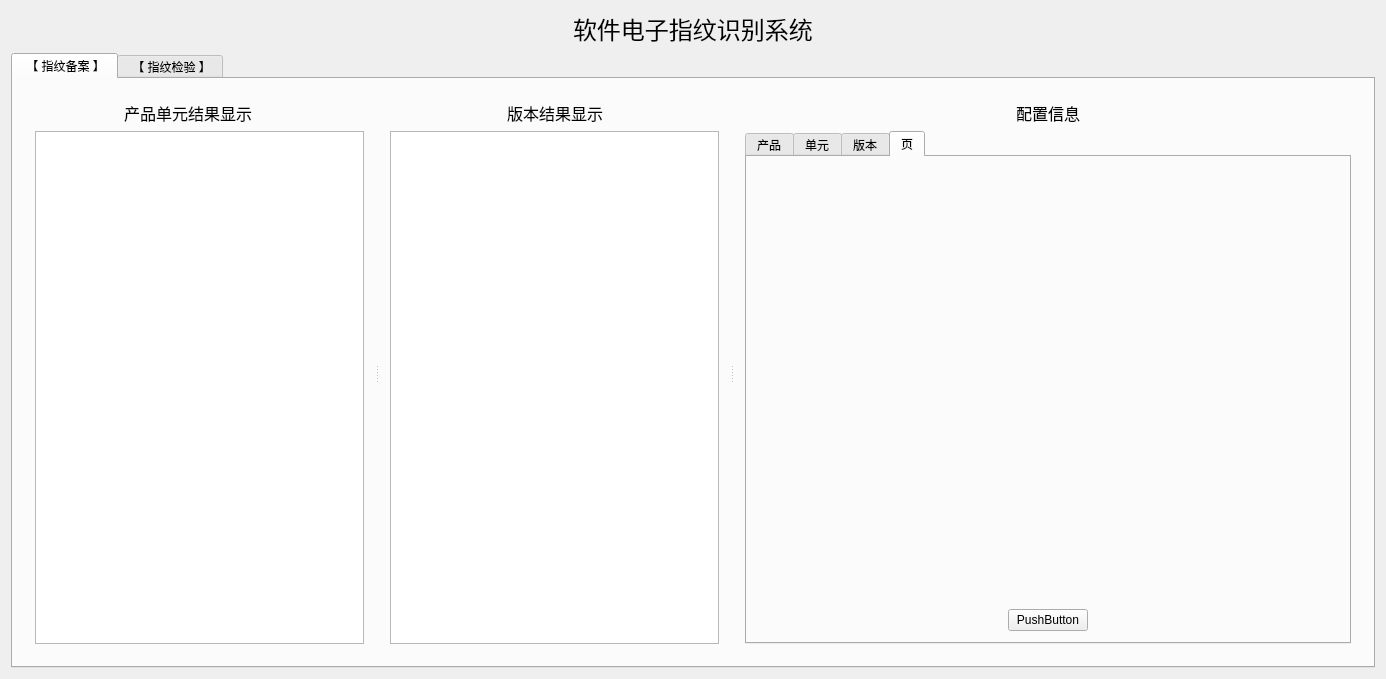
<?xml version="1.0" encoding="UTF-8"?>
<ui version="4.0">
 <class>Widget</class>
 <widget class="QWidget" name="Widget">
  <property name="geometry">
   <rect>
    <x>0</x>
    <y>0</y>
    <width>1386</width>
    <height>679</height>
   </rect>
  </property>
  <property name="windowTitle">
   <string>Widget</string>
  </property>
  <layout class="QGridLayout" name="gridLayout_3">
   <item row="0" column="0">
    <spacer name="horizontalSpacer">
     <property name="orientation">
      <enum>Qt::Horizontal</enum>
     </property>
     <property name="sizeHint" stdset="0">
      <size>
       <width>338</width>
       <height>20</height>
      </size>
     </property>
    </spacer>
   </item>
   <item row="0" column="2">
    <spacer name="horizontalSpacer_2">
     <property name="orientation">
      <enum>Qt::Horizontal</enum>
     </property>
     <property name="sizeHint" stdset="0">
      <size>
       <width>338</width>
       <height>20</height>
      </size>
     </property>
    </spacer>
   </item>
   <item row="1" column="0" colspan="3">
    <widget class="QTabWidget" name="tabWidget">
     <property name="styleSheet">
      <string notr="true">font: 12pt &quot;Agency FB&quot;;</string>
     </property>
     <property name="currentIndex">
      <number>0</number>
     </property>
     <property name="iconSize">
      <size>
       <width>100</width>
       <height>16</height>
      </size>
     </property>
     <widget class="QWidget" name="tab">
      <property name="focusPolicy">
       <enum>Qt::TabFocus</enum>
      </property>
      <property name="contextMenuPolicy">
       <enum>Qt::CustomContextMenu</enum>
      </property>
      <attribute name="title">
       <string> 【 指纹备案 】</string>
      </attribute>
      <layout class="QGridLayout" name="gridLayout_2">
       <item row="0" column="0">
        <widget class="QSplitter" name="splitter">
         <property name="orientation">
          <enum>Qt::Horizontal</enum>
         </property>
         <widget class="QWidget" name="layoutWidget">
          <layout class="QVBoxLayout" name="verticalLayout_10">
           <item>
            <layout class="QHBoxLayout" name="horizontalLayout_8">
             <item>
              <spacer name="horizontalSpacer_5">
               <property name="orientation">
                <enum>Qt::Horizontal</enum>
               </property>
               <property name="sizeHint" stdset="0">
                <size>
                 <width>40</width>
                 <height>20</height>
                </size>
               </property>
              </spacer>
             </item>
             <item>
              <widget class="QLabel" name="label_9">
               <property name="minimumSize">
                <size>
                 <width>152</width>
                 <height>0</height>
                </size>
               </property>
               <property name="font">
                <font>
                 <family>Agency FB</family>
                 <pointsize>12</pointsize>
                 <weight>50</weight>
                 <italic>false</italic>
                 <bold>false</bold>
                </font>
               </property>
               <property name="styleSheet">
                <string notr="true">font: 12pt &quot;Agency FB&quot;;
</string>
               </property>
               <property name="text">
                <string>产品单元结果显示</string>
               </property>
              </widget>
             </item>
             <item>
              <spacer name="horizontalSpacer_6">
               <property name="orientation">
                <enum>Qt::Horizontal</enum>
               </property>
               <property name="sizeHint" stdset="0">
                <size>
                 <width>40</width>
                 <height>20</height>
                </size>
               </property>
              </spacer>
             </item>
            </layout>
           </item>
           <item>
            <widget class="QTreeView" name="ProtreeView"/>
           </item>
          </layout>
         </widget>
         <widget class="QWidget" name="layoutWidget">
          <layout class="QVBoxLayout" name="verticalLayout_9">
           <item>
            <layout class="QHBoxLayout" name="horizontalLayout_18">
             <item>
              <spacer name="horizontalSpacer_13">
               <property name="orientation">
                <enum>Qt::Horizontal</enum>
               </property>
               <property name="sizeHint" stdset="0">
                <size>
                 <width>40</width>
                 <height>20</height>
                </size>
               </property>
              </spacer>
             </item>
             <item>
              <widget class="QLabel" name="label_17">
               <property name="font">
                <font>
                 <family>Agency FB</family>
                 <pointsize>12</pointsize>
                 <weight>50</weight>
                 <italic>false</italic>
                 <bold>false</bold>
                </font>
               </property>
               <property name="styleSheet">
                <string notr="true">font: 12pt &quot;Agency FB&quot;;</string>
               </property>
               <property name="text">
                <string>版本结果显示</string>
               </property>
              </widget>
             </item>
             <item>
              <spacer name="horizontalSpacer_14">
               <property name="orientation">
                <enum>Qt::Horizontal</enum>
               </property>
               <property name="sizeHint" stdset="0">
                <size>
                 <width>40</width>
                 <height>20</height>
                </size>
               </property>
              </spacer>
             </item>
            </layout>
           </item>
           <item>
            <widget class="QTreeView" name="VertreeView"/>
           </item>
          </layout>
         </widget>
         <widget class="QWidget" name="layoutWidget">
          <layout class="QVBoxLayout" name="verticalLayout_18">
           <item>
            <layout class="QHBoxLayout" name="horizontalLayout_6">
             <item>
              <spacer name="horizontalSpacer_3">
               <property name="orientation">
                <enum>Qt::Horizontal</enum>
               </property>
               <property name="sizeHint" stdset="0">
                <size>
                 <width>40</width>
                 <height>20</height>
                </size>
               </property>
              </spacer>
             </item>
             <item>
              <widget class="QLabel" name="label_6">
               <property name="font">
                <font>
                 <family>Agency FB</family>
                 <pointsize>12</pointsize>
                 <weight>50</weight>
                 <italic>false</italic>
                 <bold>false</bold>
                </font>
               </property>
               <property name="styleSheet">
                <string notr="true">font: 12pt &quot;Agency FB&quot;;</string>
               </property>
               <property name="text">
                <string>配置信息</string>
               </property>
              </widget>
             </item>
             <item>
              <spacer name="horizontalSpacer_4">
               <property name="orientation">
                <enum>Qt::Horizontal</enum>
               </property>
               <property name="sizeHint" stdset="0">
                <size>
                 <width>40</width>
                 <height>20</height>
                </size>
               </property>
              </spacer>
             </item>
            </layout>
           </item>
           <item>
            <widget class="QTabWidget" name="tabWidget_2">
             <property name="currentIndex">
              <number>3</number>
             </property>
             <widget class="QWidget" name="proTab">
              <attribute name="title">
               <string>产品</string>
              </attribute>
              <layout class="QGridLayout" name="gridLayout_7">
               <item row="0" column="0">
                <layout class="QVBoxLayout" name="verticalLayout_11">
                 <item>
                  <layout class="QHBoxLayout" name="horizontalLayout_2">
                   <item>
                    <widget class="QLabel" name="label_2">
                     <property name="text">
                      <string>产品代号</string>
                     </property>
                    </widget>
                   </item>
                   <item>
                    <widget class="QLineEdit" name="ProIdlineEdit"/>
                   </item>
                  </layout>
                 </item>
                 <item>
                  <layout class="QHBoxLayout" name="horizontalLayout_3">
                   <item>
                    <widget class="QLabel" name="label_5">
                     <property name="text">
                      <string>产品名称</string>
                     </property>
                    </widget>
                   </item>
                   <item>
                    <widget class="QLineEdit" name="ProNamelineEdit"/>
                   </item>
                  </layout>
                 </item>
                </layout>
               </item>
               <item row="1" column="0">
                <layout class="QVBoxLayout" name="verticalLayout_12">
                 <item>
                  <layout class="QHBoxLayout" name="horizontalLayout_15">
                   <item>
                    <widget class="QPushButton" name="intoProButton">
                     <property name="text">
                      <string>增加</string>
                     </property>
                    </widget>
                   </item>
                   <item>
                    <spacer name="horizontalSpacer_10">
                     <property name="orientation">
                      <enum>Qt::Horizontal</enum>
                     </property>
                     <property name="sizeHint" stdset="0">
                      <size>
                       <width>40</width>
                       <height>20</height>
                      </size>
                     </property>
                    </spacer>
                   </item>
                   <item>
                    <widget class="QPushButton" name="pushButton_3">
                     <property name="text">
                      <string>删除</string>
                     </property>
                    </widget>
                   </item>
                  </layout>
                 </item>
                 <item>
                  <layout class="QHBoxLayout" name="horizontalLayout_19">
                   <item>
                    <widget class="QPushButton" name="pushButton_4">
                     <property name="text">
                      <string>查询</string>
                     </property>
                    </widget>
                   </item>
                   <item>
                    <spacer name="horizontalSpacer_11">
                     <property name="orientation">
                      <enum>Qt::Horizontal</enum>
                     </property>
                     <property name="sizeHint" stdset="0">
                      <size>
                       <width>40</width>
                       <height>20</height>
                      </size>
                     </property>
                    </spacer>
                   </item>
                   <item>
                    <widget class="QPushButton" name="updateProButton">
                     <property name="text">
                      <string>修改</string>
                     </property>
                    </widget>
                   </item>
                  </layout>
                 </item>
                </layout>
               </item>
              </layout>
             </widget>
             <widget class="QWidget" name="uniTab">
              <attribute name="title">
               <string>单元</string>
              </attribute>
              <layout class="QGridLayout" name="gridLayout_6">
               <item row="0" column="0">
                <layout class="QVBoxLayout" name="verticalLayout_14">
                 <item>
                  <layout class="QHBoxLayout" name="horizontalLayout_4">
                   <item>
                    <widget class="QLabel" name="label_3">
                     <property name="text">
                      <string>单元代号</string>
                     </property>
                    </widget>
                   </item>
                   <item>
                    <widget class="QLineEdit" name="UnitIdlineEdit"/>
                   </item>
                  </layout>
                 </item>
                 <item>
                  <layout class="QHBoxLayout" name="horizontalLayout_5">
                   <item>
                    <widget class="QLabel" name="label_4">
                     <property name="text">
                      <string>单元名称</string>
                     </property>
                    </widget>
                   </item>
                   <item>
                    <widget class="QLineEdit" name="UnitNamelineEdit"/>
                   </item>
                  </layout>
                 </item>
                </layout>
               </item>
               <item row="1" column="0">
                <layout class="QVBoxLayout" name="verticalLayout_15">
                 <item>
                  <layout class="QHBoxLayout" name="horizontalLayout_20">
                   <item>
                    <widget class="QPushButton" name="intoUniButton">
                     <property name="text">
                      <string>增加</string>
                     </property>
                    </widget>
                   </item>
                   <item>
                    <spacer name="horizontalSpacer_15">
                     <property name="orientation">
                      <enum>Qt::Horizontal</enum>
                     </property>
                     <property name="sizeHint" stdset="0">
                      <size>
                       <width>40</width>
                       <height>20</height>
                      </size>
                     </property>
                    </spacer>
                   </item>
                   <item>
                    <widget class="QPushButton" name="pushButton_16">
                     <property name="text">
                      <string>删除</string>
                     </property>
                    </widget>
                   </item>
                  </layout>
                 </item>
                 <item>
                  <layout class="QHBoxLayout" name="horizontalLayout_21">
                   <item>
                    <widget class="QPushButton" name="pushButton_14">
                     <property name="text">
                      <string>查询</string>
                     </property>
                    </widget>
                   </item>
                   <item>
                    <spacer name="horizontalSpacer_16">
                     <property name="orientation">
                      <enum>Qt::Horizontal</enum>
                     </property>
                     <property name="sizeHint" stdset="0">
                      <size>
                       <width>40</width>
                       <height>20</height>
                      </size>
                     </property>
                    </spacer>
                   </item>
                   <item>
                    <widget class="QPushButton" name="updateUnitButton">
                     <property name="text">
                      <string>修改</string>
                     </property>
                    </widget>
                   </item>
                  </layout>
                 </item>
                </layout>
               </item>
              </layout>
             </widget>
             <widget class="QWidget" name="verTab">
              <attribute name="title">
               <string>版本</string>
              </attribute>
              <layout class="QGridLayout" name="gridLayout_4">
               <item row="0" column="0">
                <layout class="QVBoxLayout" name="verticalLayout_17">
                 <item>
                  <layout class="QHBoxLayout" name="horizontalLayout_7">
                   <item>
                    <widget class="QLabel" name="label_7">
                     <property name="styleSheet">
                      <string notr="true">font: 12pt &quot;Agency FB&quot;;</string>
                     </property>
                     <property name="text">
                      <string>版本名称</string>
                     </property>
                    </widget>
                   </item>
                   <item>
                    <widget class="QLineEdit" name="VerNamelineEdit"/>
                   </item>
                   <item>
                    <widget class="QComboBox" name="verNameComboBox">
                     <item>
                      <property name="text">
                       <string>选择版本</string>
                      </property>
                     </item>
                     <item>
                      <property name="text">
                       <string>V1.00.00</string>
                      </property>
                     </item>
                     <item>
                      <property name="text">
                       <string>V1.00.01</string>
                      </property>
                     </item>
                     <item>
                      <property name="text">
                       <string>V1.00.02</string>
                      </property>
                     </item>
                     <item>
                      <property name="text">
                       <string>V1.00.03</string>
                      </property>
                     </item>
                     <item>
                      <property name="text">
                       <string>V1.00.04</string>
                      </property>
                     </item>
                     <item>
                      <property name="text">
                       <string>V1.00.05</string>
                      </property>
                     </item>
                     <item>
                      <property name="text">
                       <string>V1.00.06</string>
                      </property>
                     </item>
                     <item>
                      <property name="text">
                       <string>V1.00.07</string>
                      </property>
                     </item>
                     <item>
                      <property name="text">
                       <string>V1.00.08</string>
                      </property>
                     </item>
                     <item>
                      <property name="text">
                       <string>V1.00.09</string>
                      </property>
                     </item>
                     <item>
                      <property name="text">
                       <string>V1.00.10</string>
                      </property>
                     </item>
                    </widget>
                   </item>
                  </layout>
                 </item>
                 <item>
                  <layout class="QHBoxLayout" name="horizontalLayout_9">
                   <item>
                    <widget class="QLabel" name="label_11">
                     <property name="styleSheet">
                      <string notr="true">font: 12pt &quot;Agency FB&quot;;</string>
                     </property>
                     <property name="text">
                      <string>版本状态</string>
                     </property>
                    </widget>
                   </item>
                   <item>
                    <widget class="QLineEdit" name="VerStatelineEdit"/>
                   </item>
                   <item>
                    <widget class="QComboBox" name="verStateComboBox">
                     <item>
                      <property name="text">
                       <string>选择状态</string>
                      </property>
                     </item>
                     <item>
                      <property name="text">
                       <string>静态1</string>
                      </property>
                     </item>
                     <item>
                      <property name="text">
                       <string>动态1</string>
                      </property>
                     </item>
                     <item>
                      <property name="text">
                       <string>静态2</string>
                      </property>
                     </item>
                     <item>
                      <property name="text">
                       <string>动态2</string>
                      </property>
                     </item>
                     <item>
                      <property name="text">
                       <string>静态3</string>
                      </property>
                     </item>
                     <item>
                      <property name="text">
                       <string>动态3</string>
                      </property>
                     </item>
                     <item>
                      <property name="text">
                       <string>静态4</string>
                      </property>
                     </item>
                     <item>
                      <property name="text">
                       <string>动态4</string>
                      </property>
                     </item>
                     <item>
                      <property name="text">
                       <string>静态5</string>
                      </property>
                     </item>
                     <item>
                      <property name="text">
                       <string>动态5</string>
                      </property>
                     </item>
                     <item>
                      <property name="text">
                       <string>静态pass</string>
                      </property>
                     </item>
                     <item>
                      <property name="text">
                       <string>动态pass</string>
                      </property>
                     </item>
                    </widget>
                   </item>
                  </layout>
                 </item>
                 <item>
                  <layout class="QVBoxLayout" name="verticalLayout_16">
                   <item>
                    <layout class="QHBoxLayout" name="horizontalLayout_22">
                     <item>
                      <spacer name="horizontalSpacer_22">
                       <property name="orientation">
                        <enum>Qt::Horizontal</enum>
                       </property>
                       <property name="sizeHint" stdset="0">
                        <size>
                         <width>40</width>
                         <height>20</height>
                        </size>
                       </property>
                      </spacer>
                     </item>
                     <item>
                      <widget class="QLabel" name="label_18">
                       <property name="styleSheet">
                        <string notr="true">font: 12pt &quot;Agency FB&quot;;</string>
                       </property>
                       <property name="text">
                        <string>版本缺陷情况</string>
                       </property>
                      </widget>
                     </item>
                     <item>
                      <spacer name="horizontalSpacer_23">
                       <property name="orientation">
                        <enum>Qt::Horizontal</enum>
                       </property>
                       <property name="sizeHint" stdset="0">
                        <size>
                         <width>40</width>
                         <height>20</height>
                        </size>
                       </property>
                      </spacer>
                     </item>
                    </layout>
                   </item>
                   <item>
                    <layout class="QHBoxLayout" name="horizontalLayout_16">
                     <item>
                      <layout class="QVBoxLayout" name="verticalLayout">
                       <item>
                        <widget class="QLabel" name="label_19">
                         <property name="styleSheet">
                          <string notr="true">font: 12pt &quot;Agency FB&quot;;</string>
                         </property>
                         <property name="text">
                          <string>          严重</string>
                         </property>
                        </widget>
                       </item>
                       <item>
                        <widget class="QLineEdit" name="AlineEdit"/>
                       </item>
                      </layout>
                     </item>
                     <item>
                      <layout class="QVBoxLayout" name="verticalLayout_2">
                       <item>
                        <widget class="QLabel" name="label_20">
                         <property name="styleSheet">
                          <string notr="true">font: 12pt &quot;Agency FB&quot;;</string>
                         </property>
                         <property name="text">
                          <string>           重要</string>
                         </property>
                        </widget>
                       </item>
                       <item>
                        <widget class="QLineEdit" name="BlineEdit"/>
                       </item>
                      </layout>
                     </item>
                     <item>
                      <layout class="QVBoxLayout" name="verticalLayout_8">
                       <item>
                        <widget class="QLabel" name="label_21">
                         <property name="styleSheet">
                          <string notr="true">font: 12pt &quot;Agency FB&quot;;</string>
                         </property>
                         <property name="text">
                          <string>           一般</string>
                         </property>
                        </widget>
                       </item>
                       <item>
                        <widget class="QLineEdit" name="ClineEdit"/>
                       </item>
                      </layout>
                     </item>
                     <item>
                      <layout class="QVBoxLayout" name="verticalLayout_13">
                       <item>
                        <widget class="QLabel" name="label_22">
                         <property name="styleSheet">
                          <string notr="true">font: 12pt &quot;Agency FB&quot;;</string>
                         </property>
                         <property name="text">
                          <string>           轻微</string>
                         </property>
                        </widget>
                       </item>
                       <item>
                        <widget class="QLineEdit" name="DlineEdit"/>
                       </item>
                      </layout>
                     </item>
                    </layout>
                   </item>
                  </layout>
                 </item>
                 <item>
                  <layout class="QVBoxLayout" name="verticalLayout_4">
                   <item>
                    <widget class="QListWidget" name="VerFilelistWidget"/>
                   </item>
                   <item>
                    <widget class="QLabel" name="label_13">
                     <property name="text">
                      <string>版本文件请拖入到上方空白处</string>
                     </property>
                    </widget>
                   </item>
                  </layout>
                 </item>
                 <item>
                  <layout class="QVBoxLayout" name="verticalLayout_5">
                   <item>
                    <layout class="QHBoxLayout" name="horizontalLayout">
                     <item>
                      <widget class="QPushButton" name="intoVerButton">
                       <property name="text">
                        <string>增加</string>
                       </property>
                      </widget>
                     </item>
                     <item>
                      <spacer name="horizontalSpacer_7">
                       <property name="orientation">
                        <enum>Qt::Horizontal</enum>
                       </property>
                       <property name="sizeHint" stdset="0">
                        <size>
                         <width>40</width>
                         <height>20</height>
                        </size>
                       </property>
                      </spacer>
                     </item>
                     <item>
                      <widget class="QPushButton" name="pushButton_20">
                       <property name="text">
                        <string>删除</string>
                       </property>
                      </widget>
                     </item>
                    </layout>
                   </item>
                   <item>
                    <layout class="QHBoxLayout" name="horizontalLayout_14">
                     <item>
                      <widget class="QPushButton" name="verClearButton">
                       <property name="text">
                        <string>导出</string>
                       </property>
                      </widget>
                     </item>
                     <item>
                      <spacer name="horizontalSpacer_8">
                       <property name="orientation">
                        <enum>Qt::Horizontal</enum>
                       </property>
                       <property name="sizeHint" stdset="0">
                        <size>
                         <width>40</width>
                         <height>20</height>
                        </size>
                       </property>
                      </spacer>
                     </item>
                     <item>
                      <widget class="QPushButton" name="updateVerButton">
                       <property name="text">
                        <string>修改</string>
                       </property>
                      </widget>
                     </item>
                    </layout>
                   </item>
                  </layout>
                 </item>
                </layout>
               </item>
              </layout>
             </widget>
             <widget class="QWidget" name="tab_3">
              <attribute name="title">
               <string>页</string>
              </attribute>
              <layout class="QGridLayout" name="gridLayout_5">
               <item row="0" column="0">
                <widget class="QWidget" name="widget" native="true"/>
               </item>
               <item row="1" column="0">
                <layout class="QHBoxLayout" name="horizontalLayout_23">
                 <item>
                  <spacer name="horizontalSpacer_24">
                   <property name="orientation">
                    <enum>Qt::Horizontal</enum>
                   </property>
                   <property name="sizeHint" stdset="0">
                    <size>
                     <width>40</width>
                     <height>20</height>
                    </size>
                   </property>
                  </spacer>
                 </item>
                 <item>
                  <widget class="QPushButton" name="pushButton">
                   <property name="text">
                    <string>PushButton</string>
                   </property>
                  </widget>
                 </item>
                 <item>
                  <spacer name="horizontalSpacer_25">
                   <property name="orientation">
                    <enum>Qt::Horizontal</enum>
                   </property>
                   <property name="sizeHint" stdset="0">
                    <size>
                     <width>40</width>
                     <height>20</height>
                    </size>
                   </property>
                  </spacer>
                 </item>
                </layout>
               </item>
              </layout>
             </widget>
            </widget>
           </item>
          </layout>
         </widget>
        </widget>
       </item>
      </layout>
     </widget>
     <widget class="QWidget" name="tab_2">
      <attribute name="title">
       <string> 【 指纹检验 】</string>
      </attribute>
      <layout class="QGridLayout" name="gridLayout">
       <item row="0" column="0">
        <widget class="QSplitter" name="splitter_2">
         <property name="orientation">
          <enum>Qt::Horizontal</enum>
         </property>
         <widget class="QWidget" name="layoutWidget">
          <layout class="QVBoxLayout" name="verticalLayout_3">
           <item>
            <layout class="QHBoxLayout" name="horizontalLayout_11">
             <item>
              <spacer name="horizontalSpacer_9">
               <property name="orientation">
                <enum>Qt::Horizontal</enum>
               </property>
               <property name="sizeHint" stdset="0">
                <size>
                 <width>40</width>
                 <height>20</height>
                </size>
               </property>
              </spacer>
             </item>
             <item>
              <widget class="QLabel" name="label_8">
               <property name="styleSheet">
                <string notr="true">font: 12pt &quot;Agency FB&quot;;</string>
               </property>
               <property name="text">
                <string>     源版本</string>
               </property>
              </widget>
             </item>
             <item>
              <spacer name="horizontalSpacer_17">
               <property name="orientation">
                <enum>Qt::Horizontal</enum>
               </property>
               <property name="sizeHint" stdset="0">
                <size>
                 <width>40</width>
                 <height>20</height>
                </size>
               </property>
              </spacer>
             </item>
            </layout>
           </item>
           <item>
            <widget class="QTreeView" name="CompareTreeView"/>
           </item>
           <item>
            <widget class="QLabel" name="label_14">
             <property name="text">
              <string>         选择需要比较的版本文件</string>
             </property>
            </widget>
           </item>
          </layout>
         </widget>
         <widget class="QWidget" name="layoutWidget">
          <layout class="QVBoxLayout" name="verticalLayout_6">
           <item>
            <layout class="QHBoxLayout" name="horizontalLayout_12">
             <item>
              <spacer name="horizontalSpacer_18">
               <property name="orientation">
                <enum>Qt::Horizontal</enum>
               </property>
               <property name="sizeHint" stdset="0">
                <size>
                 <width>40</width>
                 <height>20</height>
                </size>
               </property>
              </spacer>
             </item>
             <item>
              <widget class="QLabel" name="label_10">
               <property name="styleSheet">
                <string notr="true">font: 12pt &quot;Agency FB&quot;;</string>
               </property>
               <property name="text">
                <string>        待验版本</string>
               </property>
              </widget>
             </item>
             <item>
              <spacer name="horizontalSpacer_19">
               <property name="orientation">
                <enum>Qt::Horizontal</enum>
               </property>
               <property name="sizeHint" stdset="0">
                <size>
                 <width>40</width>
                 <height>20</height>
                </size>
               </property>
              </spacer>
             </item>
            </layout>
           </item>
           <item>
            <widget class="QListWidget" name="resultListWidget"/>
           </item>
           <item>
            <layout class="QHBoxLayout" name="horizontalLayout_17">
             <item>
              <widget class="QLabel" name="label_16">
               <property name="text">
                <string>     拖入要比较的版本文件</string>
               </property>
              </widget>
             </item>
             <item>
              <spacer name="horizontalSpacer_12">
               <property name="orientation">
                <enum>Qt::Horizontal</enum>
               </property>
               <property name="sizeHint" stdset="0">
                <size>
                 <width>40</width>
                 <height>20</height>
                </size>
               </property>
              </spacer>
             </item>
             <item>
              <widget class="QPushButton" name="pushButton_2Clear">
               <property name="text">
                <string>清空</string>
               </property>
              </widget>
             </item>
            </layout>
           </item>
          </layout>
         </widget>
         <widget class="QWidget" name="layoutWidget">
          <layout class="QVBoxLayout" name="verticalLayout_7">
           <item>
            <layout class="QHBoxLayout" name="horizontalLayout_13">
             <item>
              <spacer name="horizontalSpacer_20">
               <property name="orientation">
                <enum>Qt::Horizontal</enum>
               </property>
               <property name="sizeHint" stdset="0">
                <size>
                 <width>40</width>
                 <height>20</height>
                </size>
               </property>
              </spacer>
             </item>
             <item>
              <widget class="QLabel" name="label_12">
               <property name="styleSheet">
                <string notr="true">font: 12pt &quot;Agency FB&quot;;</string>
               </property>
               <property name="text">
                <string> 验证结论</string>
               </property>
              </widget>
             </item>
             <item>
              <spacer name="horizontalSpacer_21">
               <property name="orientation">
                <enum>Qt::Horizontal</enum>
               </property>
               <property name="sizeHint" stdset="0">
                <size>
                 <width>40</width>
                 <height>20</height>
                </size>
               </property>
              </spacer>
             </item>
            </layout>
           </item>
           <item>
            <widget class="QTableWidget" name="resultTableWidget"/>
           </item>
           <item>
            <widget class="QLineEdit" name="resultLineEdit"/>
           </item>
           <item>
            <layout class="QHBoxLayout" name="horizontalLayout_10">
             <item>
              <widget class="QPushButton" name="comparButton">
               <property name="text">
                <string>比较</string>
               </property>
              </widget>
             </item>
             <item>
              <widget class="QLabel" name="label_15">
               <property name="text">
                <string>  比较结果显示</string>
               </property>
              </widget>
             </item>
             <item>
              <widget class="QPushButton" name="clearButton">
               <property name="text">
                <string>清空</string>
               </property>
              </widget>
             </item>
            </layout>
           </item>
          </layout>
         </widget>
        </widget>
       </item>
      </layout>
     </widget>
    </widget>
   </item>
   <item row="0" column="1">
    <widget class="QLabel" name="label">
     <property name="font">
      <font>
       <family>Agency FB</family>
       <pointsize>18</pointsize>
      </font>
     </property>
     <property name="text">
      <string>软件电子指纹识别系统</string>
     </property>
    </widget>
   </item>
  </layout>
 </widget>
 <layoutdefault spacing="6" margin="11"/>
 <resources/>
 <connections/>
</ui>
